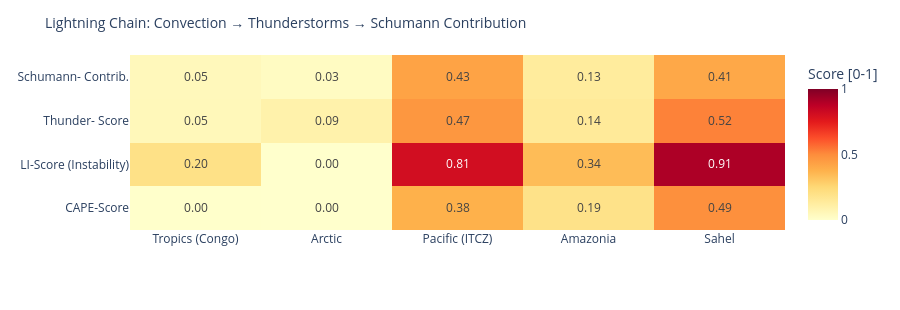

Notebook cell for this chart:
### Code cell
# ============================================================
# LIGHTNING CHAIN: Convection → Thunderstorms → Schumann
# Shows the causal chain per measurement point as heatmap
# ============================================================

def cape_score(v):
    """CAPE → normalized score [0,1]"""
    if v is None or pd.isna(v): return 0.0
    return min(1.0, float(v) / 3000)

def li_score(v):
    """Lifted Index: negative = unstable → score [0,1]"""
    if v is None or pd.isna(v): return 0.3
    return min(1.0, max(0.0, (-float(v) + 6) / 12))

def cloud_score(v):
    if v is None or pd.isna(v): return 0.3
    return float(v) / 100

def thunder_score(row):
    """Kombinierter Gewitterwahrscheinlichkeits-Score
    CAPE + LI + Bedeckung + WMO-Gewitter + konvektiver Niederschlag (showers)
    Hinweis: X-Ray und Kp sind kein Bestandteil – nur geomagn./solarer Kontext.
    """
    cs = cape_score(row.get('cape'))
    ls = li_score(row.get('li'))
    cl = cloud_score(row.get('cloud'))
    t  = 1.0 if row.get('thunderstorm') else 0.0
    # Convective precipitation (showers) as additional indicator
    sh = min(1.0, (row.get('showers') or 0) / 5.0)
    return round(cs * 0.30 + ls * 0.25 + cl * 0.15 + t * 0.20 + sh * 0.10, 3)

def schumann_contribution(t_score, lat):
    """Schumann contribution: higher in tropics (±30°), scaled by thunderstorm score"""
    lat_weight = max(0.3, 1.0 - abs(lat) / 60)
    return round(t_score * lat_weight, 3)

df_atm['cape_score']   = df_atm.apply(lambda r: cape_score(r['cape']), axis=1)
df_atm['li_score']     = df_atm.apply(lambda r: li_score(r['li']),    axis=1)
df_atm['thunder_score']= df_atm.apply(lambda r: thunder_score(r.to_dict()), axis=1)
df_atm['schumann_contribution'] = df_atm.apply(
    lambda r: schumann_contribution(r['thunder_score'], r['lat']), axis=1)

metrics = ['cape_score', 'li_score', 'thunder_score', 'schumann_contribution']
labels  = ['CAPE-Score', 'LI-Score\n(Instability)', 'Thunder-\nScore', 'Schumann-\nContrib.']
z_data  = [df_atm[m].tolist() for m in metrics]

fig = go.Figure(go.Heatmap(
    z=z_data,
    x=df_atm['point'].tolist(),
    y=labels,
    colorscale='YlOrRd',
    zmin=0, zmax=1,
    text=[[f'{v:.2f}' for v in row] for row in z_data],
    texttemplate='%{text}', textfont=dict(size=12),
    colorbar=dict(title='Score [0-1]')
))
fig.update_layout(
    title=dict(text='Lightning Chain: Convection → Thunderstorms → Schumann Contribution', font=dict(size=14)),
    height=310,
    plot_bgcolor='rgba(0,0,0,0)', paper_bgcolor='rgba(0,0,0,0)',
    margin=dict(l=130, r=80, t=55, b=80)
)
fig.show()

### Figure 1 — Plotly figure (JSON) as saved in the notebook; plotly's stock layout.template omitted (floating-point values rounded to 4 significant figures)
{"data": [{"colorbar": {"title": {"text": "Score [0-1]"}}, "colorscale": [[0.0, "rgb(255,255,204)"], [0.125, "rgb(255,237,160)"], [0.25, "rgb(254,217,118)"], [0.375, "rgb(254,178,76)"], [0.5, "rgb(253,141,60)"], [0.625, "rgb(252,78,42)"], [0.75, "rgb(227,26,28)"], [0.875, "rgb(189,0,38)"], [1.0, "rgb(128,0,38)"]], "text": [["0.00", "0.00", "0.38", "0.19", "0.49"], ["0.20", "0.00", "0.81", "0.34", "0.91"], ["0.05", "0.09", "0.47", "0.14", "0.52"], ["0.05", "0.03", "0.43", "0.13", "0.41"]], "textfont": {"size": 12}, "texttemplate": "%{text}", "type": "heatmap", "x": ["Tropics (Congo)", "Arctic", "Pacific (ITCZ)", "Amazonia", "Sahel"], "y": ["CAPE-Score", "LI-Score\n(Instability)", "Thunder-\nScore", "Schumann-\nContrib."], "z": [[0.003333, 0.0, 0.38, 0.1933, 0.49], [0.2, 0.0, 0.8083, 0.3417, 0.9083], [0.051, 0.093, 0.466, 0.145, 0.521], [0.048, 0.028, 0.427, 0.133, 0.408]], "zmax": 1, "zmin": 0}], "layout": {"height": 310, "margin": {"b": 80, "l": 130, "r": 80, "t": 55}, "paper_bgcolor": "rgba(0,0,0,0)", "plot_bgcolor": "rgba(0,0,0,0)", "title": {"font": {"size": 14}, "text": "Lightning Chain: Convection → Thunderstorms → Schumann Contribution"}}}
